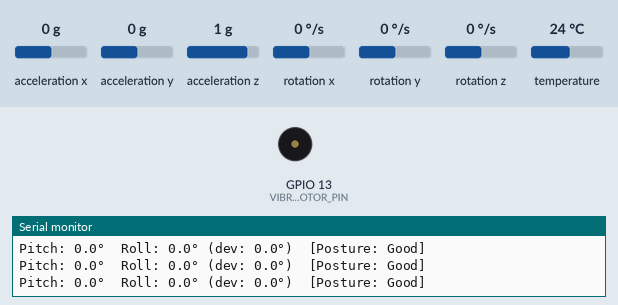
Recording of a sketch running on a simulated ESP32. Shown: buzzer (waves = sounding), the last lines printed to the serial monitor. Inputs (shaded band) come from the test bench; at power-on: acceleration x 0 g, acceleration y 0 g, acceleration z 1 g, rotation x 0 °/s, rotation y 0 °/s, rotation z 0 °/s, temperature 24 °C. Nothing arrives over Bluetooth unless stated; a phone connects over Bluetooth LE 3 s after start.

Above: at 6.3 s.
6.4 s: acceleration x set to -0.4 g
At 7.4 s:
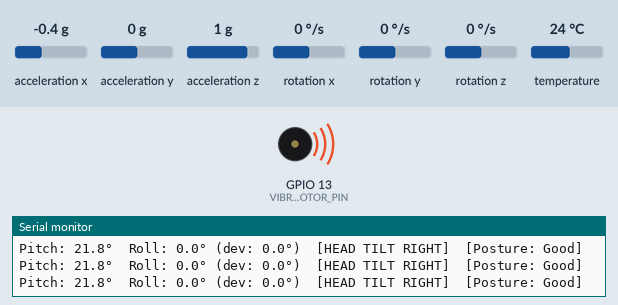
10.2 s: acceleration y set to -1 g
12.3 s: acceleration y set to -1.3 g
At 13.2 s:
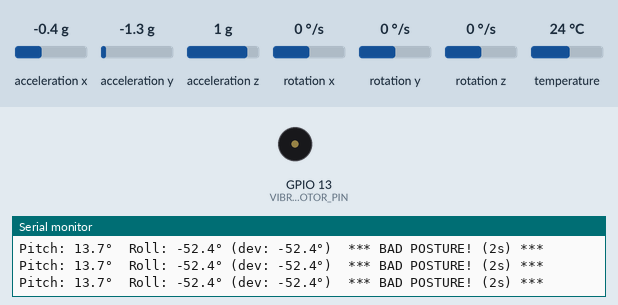
14.5 s: acceleration x set to -0.6 g
At 15.7 s:
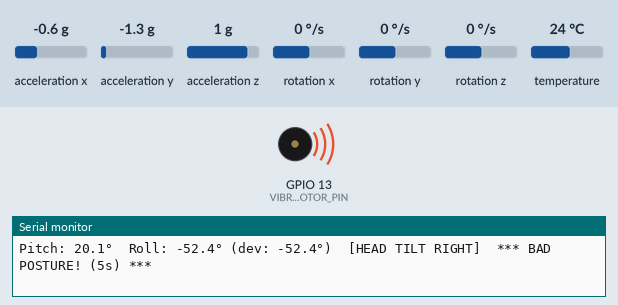
16.0 s: acceleration x set to 0 g
At 16.4 s:
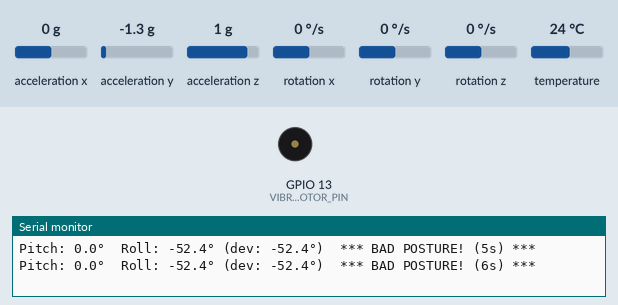
Timing chart, 0 to 18.5 s (numbered marks = the images above; inputs shaded):
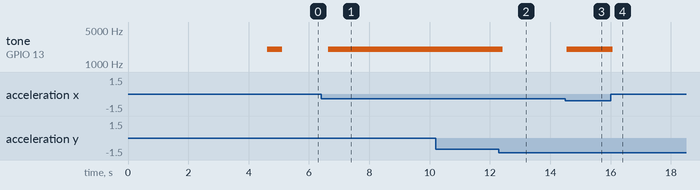

Measured:
- the behaviour switches between -0.2 and -0.3 g on acceleration x (found by bisection; images 0 and 1)
- the behaviour switches between -1.1 and -1.2 g on acceleration y (found by bisection; images 1 and 2)
- the behaviour switches between -0.4 and -0.5 g on acceleration x (found by bisection; images 2 and 3)
- after the input at 6.4 s, tone on GPIO 13 (VIBRATION_MOTOR_PIN): silent → 2000 Hz after 0.25 s
- after the input at 12.3 s, tone on GPIO 13 (VIBRATION_MOTOR_PIN): 2000 Hz → silent after 0.12 s
- after the input at 14.5 s, tone on GPIO 13 (VIBRATION_MOTOR_PIN): silent → 2000 Hz at once
- after the input at 16.0 s, tone on GPIO 13 (VIBRATION_MOTOR_PIN): 2000 Hz → silent after 0.06 s

The sketch:

posture_bluetooth.ino
```cpp
/*
 * PostureGuard Firmware - BLE EDITION (Combined)
 *
 * HEAD TILT (Left/Right via Pitch) → Buzzer ON (local, for caretaker)
 * POSTURE (Forward/Back via Roll) → BLE broadcast to frontend app
 *
 * Board: ESP32 Dev Module
 * Sensor: MPU6050 (Address 0x68)
 * Actuator: Buzzer/Vibration Motor (Pin 13)
 * Connection: BLE (Direct to Web via Web Bluetooth API)
 */

#include <Wire.h>
#include <Adafruit_MPU6050.h>
#include <Adafruit_Sensor.h>
#include <BLEDevice.h>
#include <BLEServer.h>
#include <BLEUtils.h>
#include <BLE2902.h>

// ========== BLE CONFIGURATION ==========
#define SERVICE_UUID        "4fafc201-1fb5-459e-8fcc-c5c9c331914b"
#define CHARACTERISTIC_UUID "beb5483e-36e1-4688-b7f5-ea07361b26a8"
const char* BLE_DEVICE_NAME = "PostureGuard";

Adafruit_MPU6050 mpu;
const int VIBRATION_MOTOR_PIN = 13;
const int BUZZER_FREQ = 2000;

// ========== HEAD TILT THRESHOLDS (Left/Right) ==========
// Uses PITCH axis — when sensor is vertical on neck
const float HEAD_TILT_THRESHOLD = 15.0;  // Pitch > 15° = Head tilt detected

// ========== POSTURE THRESHOLDS (Forward/Back) ==========
// Uses ROLL axis — baseline is calibrated at startup
const float POSTURE_WARNING_ANGLE = 15.0;  // Roll deviates 15° from baseline = Warning
const float POSTURE_BAD_ANGLE = 25.0;      // Roll deviates 25° from baseline = Bad Posture

// ========== SENSOR HEALTH ==========
const float SENSOR_ALIVE_THRESHOLD = 0.01;
const int MAX_FROZEN_READINGS = 50;

// Calibration
float baselineRoll = 0;
const int CALIBRATION_SAMPLES = 50;

// Posture timing
unsigned long badPostureStart = 0;
bool postureWarningGiven = false;
const int WARNING_DELAY = 3000;  // 3 seconds before warning

// Sensor health
float lastRawAccelX = 0;
float lastRawAccelY = 0;
float lastRawAccelZ = 0;
int frozenReadingCount = 0;
bool sensorHealthy = true;

// BLE globals
BLEServer* pServer = NULL;
BLECharacteristic* pCharacteristic = NULL;
bool deviceConnected = false;
bool oldDeviceConnected = false;

// Timing
unsigned long lastSend = 0;
unsigned long lastSensorCheck = 0;

// Forward declarations
void buzzerOn();
void buzzerOff();

// ========== BLE SERVER CALLBACKS ==========
class MyServerCallbacks: public BLEServerCallbacks {
    void onConnect(BLEServer* pServer) {
      deviceConnected = true;
      Serial.println("📱 BLE Client Connected!");
    };

    void onDisconnect(BLEServer* pServer) {
      deviceConnected = false;
      Serial.println("📱 BLE Client Disconnected");
    }
};

// ========== CHARACTERISTIC CALLBACKS (for receiving commands) ==========
class MyCharacteristicCallbacks: public BLECharacteristicCallbacks {
    void onWrite(BLECharacteristic *pCharacteristic) {
      String value = pCharacteristic->getValue();
      if (value.length() > 0) {
        value.trim();
        Serial.printf("Received: %s\n", value.c_str());
        // Commands from frontend (e.g., force buzzer on/off)
        if (value == "VIBRATE_ON") {
          buzzerOn();
          Serial.println("VIBRATION ON (remote)");
        } else if (value == "VIBRATE_OFF") {
          buzzerOff();
          Serial.println("VIBRATION OFF (remote)");
        } else if (value == "BUZZER_ON") {
          buzzerOn();
          Serial.println("BUZZER ON (remote)");
        } else if (value == "BUZZER_OFF") {
          buzzerOff();
          Serial.println("BUZZER OFF (remote)");
        }
      }
    }
};

void buzzerOn() {
  tone(VIBRATION_MOTOR_PIN, BUZZER_FREQ);
}

void buzzerOff() {
  noTone(VIBRATION_MOTOR_PIN);
}

bool checkSensorConnected() {
  Wire.beginTransmission(0x68);
  byte error = Wire.endTransmission();
  return (error == 0);
}

void calibrateSensor() {
  Serial.println("=== CALIBRATION ===");
  Serial.println("Sit STRAIGHT and keep your head STILL for 3 seconds...");
  delay(2000);

  float rollSum = 0;
  for (int i = 0; i < CALIBRATION_SAMPLES; i++) {
    sensors_event_t a, g, temp;
    mpu.getEvent(&a, &g, &temp);

    float roll = atan2(a.acceleration.y, a.acceleration.z) * 180.0 / PI;
    rollSum += roll;
    delay(50);
  }

  baselineRoll = rollSum / CALIBRATION_SAMPLES;
  Serial.print("Baseline Roll set to: ");
  Serial.print(baselineRoll, 1);
  Serial.println("°");
  Serial.println("Calibration DONE!");
  Serial.println("");
}

void setup() {
  Serial.begin(115200);
  pinMode(VIBRATION_MOTOR_PIN, OUTPUT);

  Serial.println("Starting PostureGuard BLE Combined System...");

  // Initialize I2C
  Wire.begin();

  // Initialize MPU6050
  if (!mpu.begin()) {
    Serial.println("Failed to find MPU6050 chip! Check SDA/SCL wiring.");
    sensorHealthy = false;
    while (1) { delay(10); }
  }
  Serial.println("MPU6050 Found!");
  sensorHealthy = true;

  mpu.setAccelerometerRange(MPU6050_RANGE_2_G);
  mpu.setGyroRange(MPU6050_RANGE_250_DEG);
  mpu.setFilterBandwidth(MPU6050_BAND_21_HZ);

  // Calibrate baseline posture
  calibrateSensor();

  // Test Buzzer
  Serial.println("Testing Buzzer...");
  buzzerOn();
  delay(500);
  buzzerOff();
  Serial.println("Buzzer OK!");

  // ========== BLE SETUP ==========
  Serial.println("Starting BLE...");
  BLEDevice::init(BLE_DEVICE_NAME);
  pServer = BLEDevice::createServer();
  pServer->setCallbacks(new MyServerCallbacks());

  // Create Service
  BLEService *pService = pServer->createService(SERVICE_UUID);

  // Create Characteristic (Read, Write, Notify)
  pCharacteristic = pService->createCharacteristic(
                      CHARACTERISTIC_UUID,
                      BLECharacteristic::PROPERTY_READ   |
                      BLECharacteristic::PROPERTY_WRITE  |
                      BLECharacteristic::PROPERTY_NOTIFY |
                      BLECharacteristic::PROPERTY_INDICATE
                    );

  // Add descriptor for notifications
  pCharacteristic->addDescriptor(new BLE2902());

  // Set callback for receiving commands
  pCharacteristic->setCallbacks(new MyCharacteristicCallbacks());

  // Start service
  pService->start();

  // Start advertising
  BLEAdvertising *pAdvertising = BLEDevice::getAdvertising();
  pAdvertising->addServiceUUID(SERVICE_UUID);
  pAdvertising->setScanResponse(false);
  pAdvertising->setMinPreferred(0x0);
  BLEDevice::startAdvertising();

  Serial.println("BLE Started! Device name: PostureGuard");
  Serial.println("Waiting for a client connection...");
  Serial.println("");
  Serial.println("=== HEAD TILT (Left/Right): Buzzer ON ===");
  Serial.println("=== POSTURE (Forward/Back): BLE Warning to App ===");
  Serial.println("");
}

void loop() {
  unsigned long currentTime = millis();

  // Handle BLE reconnection
  if (!deviceConnected && oldDeviceConnected) {
    delay(500);
    pServer->startAdvertising();
    Serial.println("Start advertising");
    oldDeviceConnected = deviceConnected;
  }
  if (deviceConnected && !oldDeviceConnected) {
    oldDeviceConnected = deviceConnected;
  }

  // Periodically check sensor connection (every 2 seconds)
  if (currentTime - lastSensorCheck > 2000) {
    sensorHealthy = checkSensorConnected();
    lastSensorCheck = currentTime;

    if (!sensorHealthy) {
      Serial.println("WARNING: MPU6050 not responding! Check connection.");
    }
  }

  // If sensor is unhealthy, send error via BLE
  if (!sensorHealthy) {
    if (deviceConnected && currentTime - lastSend > 500) {
      String json = "{\"pitch\":0,\"roll\":0,\"yaw\":0,\"sensor_error\":true}";
      pCharacteristic->setValue(json.c_str());
      pCharacteristic->notify();
      lastSend = currentTime;
    }
    delay(100);
    return;
  }

  // Get sensor events
  sensors_event_t a, g, temp;
  mpu.getEvent(&a, &g, &temp);

  // Check if sensor values are frozen
  float accelChange = abs(a.acceleration.x - lastRawAccelX) +
                      abs(a.acceleration.y - lastRawAccelY) +
                      abs(a.acceleration.z - lastRawAccelZ);

  if (accelChange < SENSOR_ALIVE_THRESHOLD) {
    frozenReadingCount++;
    if (frozenReadingCount > MAX_FROZEN_READINGS) {
      Serial.println("WARNING: Sensor values frozen! Possible disconnect.");
      sensorHealthy = false;
      return;
    }
  } else {
    frozenReadingCount = 0;
  }

  lastRawAccelX = a.acceleration.x;
  lastRawAccelY = a.acceleration.y;
  lastRawAccelZ = a.acceleration.z;

  // ========== Calculate angles ==========
  float pitch = atan2(-a.acceleration.x, sqrt(a.acceleration.y * a.acceleration.y + a.acceleration.z * a.acceleration.z)) * 180.0 / PI;
  float roll = atan2(a.acceleration.y, a.acceleration.z) * 180.0 / PI;

  // How far Roll has deviated from baseline (for posture)
  float rollDeviation = roll - baselineRoll;
  float absDeviation = abs(rollDeviation);

  // Print data
  Serial.print("Pitch: "); Serial.print(pitch, 1);
  Serial.print("°  Roll: "); Serial.print(roll, 1);
  Serial.print("° (dev: "); Serial.print(rollDeviation, 1); Serial.print("°)");

  // ========== HEAD TILT (Left/Right) = BUZZER ==========
  bool headTilted = false;
  if (pitch > HEAD_TILT_THRESHOLD) {
    buzzerOn();
    headTilted = true;
    Serial.print("  [HEAD TILT RIGHT]");
  } else if (pitch < -HEAD_TILT_THRESHOLD) {
    buzzerOn();
    headTilted = true;
    Serial.print("  [HEAD TILT LEFT]");
  } else {
    buzzerOff();
  }

  // ========== POSTURE (Forward/Back) = BLE WARNING ==========
  String postureState = "Good";

  if (absDeviation > POSTURE_BAD_ANGLE) {
    if (badPostureStart == 0) {
      badPostureStart = millis();
    }
    unsigned long duration = (millis() - badPostureStart) / 1000;
    Serial.print("  *** BAD POSTURE! (");
    Serial.print(duration);
    Serial.print("s) ***");
    postureWarningGiven = true;
    postureState = "Bad";

  } else if (absDeviation > POSTURE_WARNING_ANGLE) {
    if (badPostureStart == 0) {
      badPostureStart = millis();
    }
    if (millis() - badPostureStart > WARNING_DELAY) {
      Serial.print("  >> WARNING: Correct your posture!");
      postureWarningGiven = true;
      postureState = "Warning";
    } else {
      Serial.print("  [Posture: Slightly Off]");
      postureState = "Good";  // Still in grace period
    }

  } else {
    if (postureWarningGiven) {
      Serial.print("  [Posture CORRECTED!]");
    } else {
      Serial.print("  [Posture: Good]");
    }
    badPostureStart = 0;
    postureWarningGiven = false;
    postureState = "Good";
  }

  Serial.println("");

  // ========== Send data via BLE every 200ms ==========
  if (deviceConnected && currentTime - lastSend > 200) {
    String json = "{\"pitch\":" + String(pitch, 1) +
                  ",\"roll\":" + String(roll, 1) +
                  ",\"yaw\":0" +
                  ",\"state\":\"" + postureState + "\"" +
                  ",\"headTilt\":" + (headTilted ? "true" : "false") +
                  ",\"buzzerActive\":" + (headTilted ? "true" : "false") +
                  ",\"sensor_error\":false}";
    pCharacteristic->setValue(json.c_str());
    pCharacteristic->notify();
    lastSend = currentTime;
  }

  delay(300);
}
```
